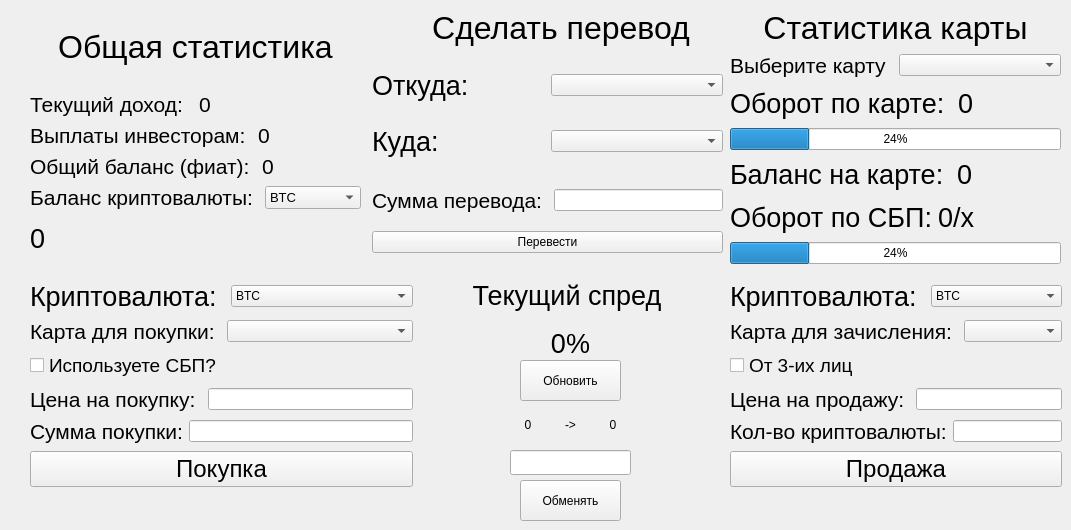
    <widget class="QWidget" name="tab_1">
     <attribute name="title">
      <string>Бухгалтерия</string>
     </attribute>
     <widget class="QWidget" name="layoutWidget">
      <property name="geometry">
       <rect>
        <x>730</x>
        <y>10</y>
        <width>331</width>
        <height>254</height>
       </rect>
      </property>
      <layout class="QVBoxLayout" name="verticalLayout_4">
       <item>
        <widget class="QLabel" name="statistic_card_text">
         <property name="font">
          <font>
           <pointsize>24</pointsize>
          </font>
         </property>
         <property name="toolTip">
          <string>&lt;html&gt;&lt;head/&gt;&lt;body&gt;&lt;p align=&quot;center&quot;&gt;&lt;br/&gt;&lt;/p&gt;&lt;/body&gt;&lt;/html&gt;</string>
         </property>
         <property name="text">
          <string>&lt;html&gt;&lt;head/&gt;&lt;body&gt;&lt;p align=&quot;center&quot;&gt;Статистика карты&lt;/p&gt;&lt;/body&gt;&lt;/html&gt;</string>
         </property>
        </widget>
       </item>
       <item>
        <layout class="QHBoxLayout" name="horizontalLayout_20">
         <item>
          <widget class="QLabel" name="choose_card_text">
           <property name="font">
            <font>
             <pointsize>16</pointsize>
            </font>
           </property>
           <property name="text">
            <string>Выберите карту</string>
           </property>
          </widget>
         </item>
         <item>
          <widget class="QComboBox" name="choose_card_box"/>
         </item>
        </layout>
       </item>
       <item>
        <layout class="QHBoxLayout" name="horizontalLayout_19">
         <item>
          <widget class="QLabel" name="card_turnover_text">
           <property name="font">
            <font>
             <pointsize>20</pointsize>
            </font>
           </property>
           <property name="text">
            <string>Оборот по карте: </string>
           </property>
          </widget>
         </item>
         <item>
          <widget class="QLabel" name="card_turnover_num">
           <property name="font">
            <font>
             <pointsize>20</pointsize>
            </font>
           </property>
           <property name="text">
            <string>0</string>
           </property>
          </widget>
         </item>
        </layout>
       </item>
       <item>
        <widget class="QProgressBar" name="card_turnover_bar">
         <property name="value">
          <number>24</number>
         </property>
        </widget>
       </item>
       <item>
        <layout class="QHBoxLayout" name="horizontalLayout_18">
         <item>
          <widget class="QLabel" name="balance_card_text">
           <property name="font">
            <font>
             <pointsize>20</pointsize>
            </font>
           </property>
           <property name="text">
            <string>Баланс на карте: </string>
           </property>
          </widget>
         </item>
         <item>
          <widget class="QLabel" name="balance_card_num">
           <property name="font">
            <font>
             <pointsize>20</pointsize>
            </font>
           </property>
           <property name="text">
            <string>0</string>
           </property>
          </widget>
         </item>
        </layout>
       </item>
       <item>
        <layout class="QHBoxLayout" name="horizontalLayout_7">
         <item>
          <widget class="QLabel" name="turnover_SBP_text">
           <property name="font">
            <font>
             <pointsize>20</pointsize>
            </font>
           </property>
           <property name="text">
            <string>Оборот по СБП:</string>
           </property>
          </widget>
         </item>
         <item>
          <widget class="QLabel" name="turnover_SBP_num">
           <property name="font">
            <font>
             <pointsize>20</pointsize>
            </font>
           </property>
           <property name="text">
            <string>0/x</string>
           </property>
          </widget>
         </item>
        </layout>
       </item>
       <item>
        <widget class="QProgressBar" name="turnover_SBP_bar">
         <property name="value">
          <number>24</number>
         </property>
        </widget>
       </item>
      </layout>
     </widget>
     <widget class="QWidget" name="layoutWidget_2">
      <property name="geometry">
       <rect>
        <x>730</x>
        <y>280</y>
        <width>332</width>
        <height>213</height>
       </rect>
      </property>
      <layout class="QVBoxLayout" name="verticalLayout_5">
       <item>
        <layout class="QHBoxLayout" name="horizontalLayout_13">
         <item>
          <widget class="QLabel" name="crypto_sell_text">
           <property name="font">
            <font>
             <pointsize>20</pointsize>
            </font>
           </property>
           <property name="text">
            <string>Криптовалюта: </string>
           </property>
          </widget>
         </item>
         <item>
          <widget class="QComboBox" name="crypto_sell_box">
           <item>
            <property name="text">
             <string>BTC</string>
            </property>
           </item>
           <item>
            <property name="text">
             <string>USDT</string>
            </property>
           </item>
           <item>
            <property name="text">
             <string>ETH</string>
            </property>
           </item>
          </widget>
         </item>
        </layout>
       </item>
       <item>
        <layout class="QHBoxLayout" name="horizontalLayout_14">
         <item>
          <widget class="QLabel" name="card_for_sell_text">
           <property name="font">
            <font>
             <pointsize>16</pointsize>
            </font>
           </property>
           <property name="text">
            <string>Карта для зачисления: </string>
           </property>
          </widget>
         </item>
         <item>
          <widget class="QComboBox" name="card_for_sell_box"/>
         </item>
        </layout>
       </item>
       <item>
        <layout class="QHBoxLayout" name="horizontalLayout_15">
         <item>
          <widget class="QCheckBox" name="third_party_check">
           <property name="font">
            <font>
             <pointsize>14</pointsize>
            </font>
           </property>
           <property name="text">
            <string>От 3-их лиц</string>
           </property>
          </widget>
         </item>
        </layout>
       </item>
       <item>
        <layout class="QHBoxLayout" name="horizontalLayout_16">
         <item>
          <widget class="QLabel" name="price_on_sell_text">
           <property name="font">
            <font>
             <pointsize>16</pointsize>
            </font>
           </property>
           <property name="text">
            <string>Цена на продажу: </string>
           </property>
          </widget>
         </item>
         <item>
          <widget class="QLineEdit" name="enter_price_on_sell"/>
         </item>
        </layout>
       </item>
       <item>
        <layout class="QHBoxLayout" name="horizontalLayout_21">
         <item>
          <widget class="QLabel" name="summ_on_sell_text">
           <property name="font">
            <font>
             <pointsize>16</pointsize>
            </font>
           </property>
           <property name="text">
            <string>Кол-во криптовалюты:</string>
           </property>
          </widget>
         </item>
         <item>
          <widget class="QLineEdit" name="summ_on_sell_enter">
           <property name="text">
            <string/>
           </property>
          </widget>
         </item>
        </layout>
       </item>
       <item>
        <widget class="QPushButton" name="btn_sell">
         <property name="font">
          <font>
           <pointsize>18</pointsize>
          </font>
         </property>
         <property name="text">
          <string>Продажа</string>
         </property>
        </widget>
       </item>
      </layout>
     </widget>
     <widget class="QLabel" name="translate_text">
      <property name="geometry">
       <rect>
        <x>430</x>
        <y>10</y>
        <width>262</width>
        <height>37</height>
       </rect>
      </property>
      <property name="font">
       <font>
        <pointsize>24</pointsize>
       </font>
      </property>
      <property name="toolTip">
       <string>&lt;html&gt;&lt;head/&gt;&lt;body&gt;&lt;p align=&quot;center&quot;&gt;&lt;br/&gt;&lt;/p&gt;&lt;/body&gt;&lt;/html&gt;</string>
      </property>
      <property name="text">
       <string>&lt;html&gt;&lt;head/&gt;&lt;body&gt;&lt;p align=&quot;center&quot;&gt;Сделать перевод&lt;/p&gt;&lt;/body&gt;&lt;/html&gt;</string>
      </property>
     </widget>
     <widget class="QPushButton" name="fresh_btn">
      <property name="geometry">
       <rect>
        <x>520</x>
        <y>360</y>
        <width>101</width>
        <height>41</height>
       </rect>
      </property>
      <property name="text">
       <string>Обновить</string>
      </property>
     </widget>
     <widget class="QWidget" name="layoutWidget_3">
      <property name="geometry">
       <rect>
        <x>372</x>
        <y>176</y>
        <width>351</width>
        <height>91</height>
       </rect>
      </property>
      <layout class="QVBoxLayout" name="verticalLayout_3">
       <item>
        <layout class="QHBoxLayout" name="horizontalLayout_6">
         <item>
          <widget class="QLabel" name="summa_translate_text">
           <property name="font">
            <font>
             <pointsize>16</pointsize>
            </font>
           </property>
           <property name="text">
            <string>Сумма перевода: </string>
           </property>
          </widget>
         </item>
         <item>
          <widget class="QLineEdit" name="lineEdit_3"/>
         </item>
        </layout>
       </item>
       <item>
        <widget class="QPushButton" name="btn_translate">
         <property name="text">
          <string>Перевести</string>
         </property>
        </widget>
       </item>
      </layout>
     </widget>
     <widget class="QPushButton" name="change_crypto_btn">
      <property name="geometry">
       <rect>
        <x>520</x>
        <y>480</y>
        <width>101</width>
        <height>41</height>
       </rect>
      </property>
      <property name="text">
       <string>Обменять</string>
      </property>
     </widget>
     <widget class="QLabel" name="label">
      <property name="geometry">
       <rect>
        <x>470</x>
        <y>280</y>
        <width>194</width>
        <height>32</height>
       </rect>
      </property>
      <property name="font">
       <font>
        <pointsize>20</pointsize>
       </font>
      </property>
      <property name="text">
       <string>&lt;html&gt;&lt;head/&gt;&lt;body&gt;&lt;p align=&quot;center&quot;&gt;Текущий спред&lt;/p&gt;&lt;/body&gt;&lt;/html&gt;</string>
      </property>
     </widget>
     <widget class="QLabel" name="label_2">
      <property name="geometry">
       <rect>
        <x>540</x>
        <y>320</y>
        <width>61</width>
        <height>47</height>
       </rect>
      </property>
      <property name="font">
       <font>
        <pointsize>20</pointsize>
       </font>
      </property>
      <property name="text">
       <string>&lt;html&gt;&lt;head/&gt;&lt;body&gt;&lt;p align=&quot;center&quot;&gt;0%&lt;/p&gt;&lt;/body&gt;&lt;/html&gt;</string>
      </property>
     </widget>
     <widget class="QWidget" name="layoutWidget_4">
      <property name="geometry">
       <rect>
        <x>30</x>
        <y>280</y>
        <width>383</width>
        <height>213</height>
       </rect>
      </property>
      <layout class="QVBoxLayout" name="verticalLayout_11">
       <item>
        <layout class="QHBoxLayout" name="horizontalLayout_9">
         <item>
          <widget class="QLabel" name="crypto_buy_text">
           <property name="font">
            <font>
             <pointsize>20</pointsize>
            </font>
           </property>
           <property name="text">
            <string>Криптовалюта: </string>
           </property>
          </widget>
         </item>
         <item>
          <widget class="QComboBox" name="crypto_buy_box">
           <item>
            <property name="text">
             <string>BTC</string>
            </property>
           </item>
           <item>
            <property name="text">
             <string>USDT</string>
            </property>
           </item>
           <item>
            <property name="text">
             <string>ETH</string>
            </property>
           </item>
          </widget>
         </item>
        </layout>
       </item>
       <item>
        <layout class="QHBoxLayout" name="horizontalLayout_11">
         <item>
          <widget class="QLabel" name="card_for_buy_text">
           <property name="font">
            <font>
             <pointsize>16</pointsize>
            </font>
           </property>
           <property name="text">
            <string>Карта для покупки: </string>
           </property>
          </widget>
         </item>
         <item>
          <widget class="QComboBox" name="card_for_buy_box"/>
         </item>
        </layout>
       </item>
       <item>
        <layout class="QHBoxLayout" name="horizontalLayout_12">
         <item>
          <widget class="QCheckBox" name="use_SBP_buy_check">
           <property name="font">
            <font>
             <pointsize>14</pointsize>
            </font>
           </property>
           <property name="text">
            <string>Используете СБП?</string>
           </property>
          </widget>
         </item>
        </layout>
       </item>
       <item>
        <layout class="QHBoxLayout" name="horizontalLayout_10">
         <item>
          <widget class="QLabel" name="price_on_buy_text">
           <property name="font">
            <font>
             <pointsize>16</pointsize>
            </font>
           </property>
           <property name="text">
            <string>Цена на покупку: </string>
           </property>
          </widget>
         </item>
         <item>
          <widget class="QLineEdit" name="enter_price_on_buy"/>
         </item>
        </layout>
       </item>
       <item>
        <layout class="QHBoxLayout" name="horizontalLayout_22">
         <item>
          <widget class="QLabel" name="summ_on_buy_text">
           <property name="font">
            <font>
             <pointsize>16</pointsize>
            </font>
           </property>
           <property name="text">
            <string>Сумма покупки:</string>
           </property>
          </widget>
         </item>
         <item>
          <widget class="QLineEdit" name="summ_on_buy_enter">
           <property name="text">
            <string/>
           </property>
          </widget>
         </item>
        </layout>
       </item>
       <item>
        <widget class="QPushButton" name="btn_buy">
         <property name="font">
          <font>
           <pointsize>18</pointsize>
          </font>
         </property>
         <property name="text">
          <string>Покупка</string>
         </property>
        </widget>
       </item>
      </layout>
     </widget>
     <widget class="QWidget" name="layoutWidget_5">
      <property name="geometry">
       <rect>
        <x>372</x>
        <y>124</y>
        <width>351</width>
        <height>34</height>
       </rect>
      </property>
      <layout class="QHBoxLayout" name="horizontalLayout_5">
       <item>
        <widget class="QLabel" name="input_text">
         <property name="font">
          <font>
           <pointsize>20</pointsize>
          </font>
         </property>
         <property name="text">
          <string>Куда:</string>
         </property>
        </widget>
       </item>
       <item>
        <widget class="QComboBox" name="comboBox_8"/>
       </item>
      </layout>
     </widget>
     <widget class="QLineEdit" name="enter_change_line">
      <property name="geometry">
       <rect>
        <x>510</x>
        <y>450</y>
        <width>121</width>
        <height>25</height>
       </rect>
      </property>
     </widget>
     <widget class="QWidget" name="layoutWidget_7">
      <property name="geometry">
       <rect>
        <x>510</x>
        <y>400</y>
        <width>121</width>
        <height>51</height>
       </rect>
      </property>
      <layout class="QHBoxLayout" name="horizontalLayout_23">
       <item>
        <widget class="QLabel" name="label_5">
         <property name="text">
          <string>&lt;html&gt;&lt;head/&gt;&lt;body&gt;&lt;p align=&quot;center&quot;&gt;0&lt;/p&gt;&lt;/body&gt;&lt;/html&gt;</string>
         </property>
        </widget>
       </item>
       <item>
        <widget class="QLabel" name="label_7">
         <property name="text">
          <string>&lt;html&gt;&lt;head/&gt;&lt;body&gt;&lt;p align=&quot;center&quot;&gt;-&amp;gt;&lt;/p&gt;&lt;/body&gt;&lt;/html&gt;</string>
         </property>
        </widget>
       </item>
       <item>
        <widget class="QLabel" name="label_6">
         <property name="text">
          <string>&lt;html&gt;&lt;head/&gt;&lt;body&gt;&lt;p align=&quot;center&quot;&gt;0&lt;/p&gt;&lt;/body&gt;&lt;/html&gt;</string>
         </property>
        </widget>
       </item>
      </layout>
     </widget>
     <widget class="QWidget" name="layoutWidget_8">
      <property name="geometry">
       <rect>
        <x>30</x>
        <y>10</y>
        <width>331</width>
        <height>251</height>
       </rect>
      </property>
      <layout class="QVBoxLayout" name="verticalLayout_10">
       <item>
        <widget class="QLabel" name="all_statistic_text">
         <property name="font">
          <font>
           <pointsize>24</pointsize>
          </font>
         </property>
         <property name="toolTip">
          <string>&lt;html&gt;&lt;head/&gt;&lt;body&gt;&lt;p align=&quot;center&quot;&gt;&lt;br/&gt;&lt;/p&gt;&lt;/body&gt;&lt;/html&gt;</string>
         </property>
         <property name="text">
          <string>&lt;html&gt;&lt;head/&gt;&lt;body&gt;&lt;p align=&quot;center&quot;&gt;Общая статистика&lt;/p&gt;&lt;/body&gt;&lt;/html&gt;</string>
         </property>
        </widget>
       </item>
       <item>
        <layout class="QVBoxLayout" name="verticalLayout_8">
         <item>
          <layout class="QVBoxLayout" name="verticalLayout_2">
           <item>
            <layout class="QVBoxLayout" name="verticalLayout">
             <item>
              <layout class="QHBoxLayout" name="horizontalLayout">
               <item>
                <widget class="QLabel" name="current_income_text">
                 <property name="font">
                  <font>
                   <pointsize>16</pointsize>
                  </font>
                 </property>
                 <property name="text">
                  <string>Текущий доход: </string>
                 </property>
                </widget>
               </item>
               <item>
                <widget class="QLabel" name="current_income_num">
                 <property name="font">
                  <font>
                   <pointsize>16</pointsize>
                  </font>
                 </property>
                 <property name="text">
                  <string>0</string>
                 </property>
                </widget>
               </item>
              </layout>
             </item>
             <item>
              <layout class="QHBoxLayout" name="horizontalLayout_2">
               <item>
                <widget class="QLabel" name="Payments_to_investors_text">
                 <property name="font">
                  <font>
                   <pointsize>16</pointsize>
                  </font>
                 </property>
                 <property name="text">
                  <string>Выплаты инвесторам: </string>
                 </property>
                </widget>
               </item>
               <item>
                <widget class="QLabel" name="payments_to_investors_num">
                 <property name="font">
                  <font>
                   <pointsize>16</pointsize>
                  </font>
                 </property>
                 <property name="text">
                  <string>0</string>
                 </property>
                </widget>
               </item>
              </layout>
             </item>
            </layout>
           </item>
          </layout>
         </item>
         <item>
          <layout class="QHBoxLayout" name="horizontalLayout_3">
           <item>
            <widget class="QLabel" name="all_balance_fiat_text">
             <property name="font">
              <font>
               <pointsize>16</pointsize>
              </font>
             </property>
             <property name="text">
              <string>Общий баланс (фиат): </string>
             </property>
            </widget>
           </item>
           <item>
            <widget class="QLabel" name="all_balance_fiat_num">
             <property name="font">
              <font>
               <pointsize>16</pointsize>
              </font>
             </property>
             <property name="text">
              <string>0</string>
             </property>
            </widget>
           </item>
          </layout>
         </item>
        </layout>
       </item>
       <item>
        <layout class="QVBoxLayout" name="verticalLayout_9">
         <item>
          <layout class="QHBoxLayout" name="horizontalLayout_8">
           <item>
            <widget class="QLabel" name="balance_crypto_text">
             <property name="font">
              <font>
               <pointsize>16</pointsize>
              </font>
             </property>
             <property name="text">
              <string>Баланс криптовалюты: </string>
             </property>
            </widget>
           </item>
           <item>
            <widget class="QComboBox" name="balance_crypto_box">
             <property name="font">
              <font>
               <pointsize>10</pointsize>
              </font>
             </property>
             <item>
              <property name="text">
               <string>BTC</string>
              </property>
             </item>
             <item>
              <property name="text">
               <string>ETH</string>
              </property>
             </item>
             <item>
              <property name="text">
               <string>USDT</string>
              </property>
             </item>
            </widget>
           </item>
          </layout>
         </item>
         <item>
          <widget class="QLabel" name="balance_crypto_num">
           <property name="font">
            <font>
             <pointsize>20</pointsize>
            </font>
           </property>
           <property name="text">
            <string>0</string>
           </property>
          </widget>
         </item>
        </layout>
       </item>
      </layout>
     </widget>
     <widget class="QWidget" name="layoutWidget_9">
      <property name="geometry">
       <rect>
        <x>372</x>
        <y>68</y>
        <width>351</width>
        <height>34</height>
       </rect>
      </property>
      <layout class="QHBoxLayout" name="horizontalLayout_4">
       <item>
        <widget class="QLabel" name="output_text">
         <property name="font">
          <font>
           <pointsize>20</pointsize>
          </font>
         </property>
         <property name="text">
          <string>Откуда:</string>
         </property>
        </widget>
       </item>
       <item>
        <widget class="QComboBox" name="comboBox_7"/>
       </item>
      </layout>
     </widget>
    </widget>
